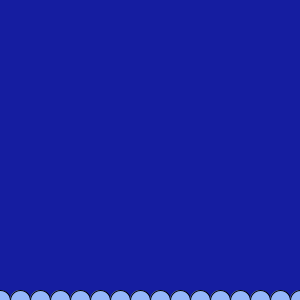
Frame 1 (no input)
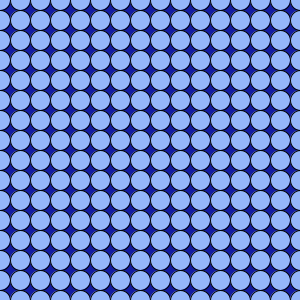
Frame 60 (the mouse pressed at the canvas centre just before this capture)
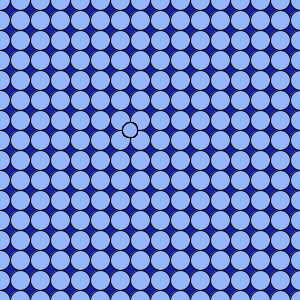
Frame 120 (the mouse held since frame 60 and released just before this capture)

The Processing sketch that drew these frames (run headless with seeded random() and noise(); from frame 60 on, the mouse is pressed at the canvas centre):

// Processing sketch: s18magd150lab04_bryan
// ── s18magd150lab04_bryan.pde
int bubbleposition=300;




void setup(){
size(300,300);  
background(21,29,160);

}
void draw(){
 
  for(int i=0; i<20; i++){
  fill(149,182,250);
  ellipse(20*i,bubbleposition,20,20);
 
  }
   if (mousePressed) {
    ellipse(mouseX-20,mouseY-20,15,15);
   }
bubbleposition=bubbleposition-20;

if(keyPressed){
  ellipse(mouseX+20,mouseY+20,15,15);}


}










 


void mousePressed(){
   stroke(0);
 fill(149,182,250);
 ellipse(mouseX,mouseY,15,15);
 loop();
 
}
 



void keyPressed() {
  println(key + " " + keyCode + " pressed.");
  stroke(0);
 fill(149,182,250);
 ellipse(round(random(width-15)),round(random(height-15)),15,15);
  
}
